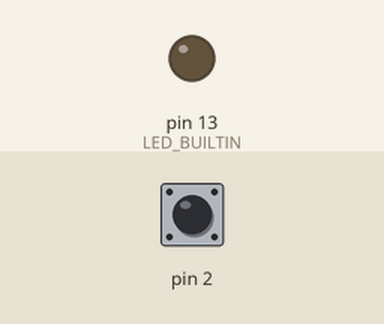
Simulated run of this sketch. Board: Arduino Uno, built with avr-gcc and run on an emulated ATmega328P. Shown: output pins drawn as LEDs (lit = HIGH). The inputs (shaded band) are chosen by the test bench; at power-on: pin 2 HIGH.

Above: at 1.2 s.
1.3 s: pin 2 pulled LOW for 0.15 s
At 1.37 s:
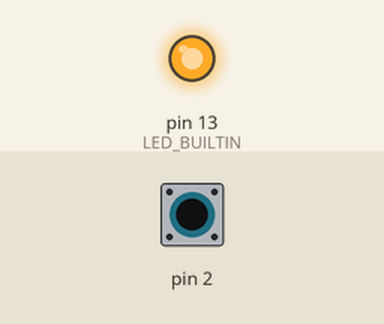
2.9 s: pin 2 pulled LOW for 3.2 s
At 6.7 s:
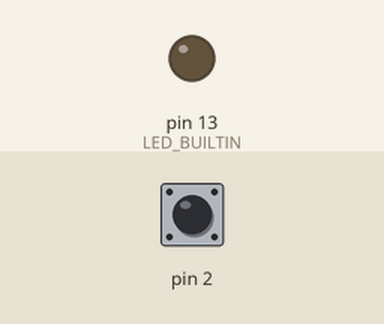
Timing chart, 0 to 8.2 s (numbered marks = the images above; inputs shaded):
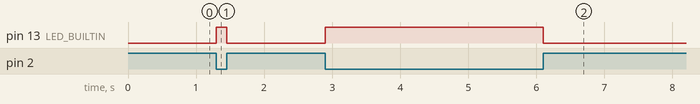

The sketch:

push_button_LED.ino
```cpp
void setup() {
  pinMode(2, INPUT_PULLUP);
  pinMode(13, OUTPUT);

}

void loop() {
  int sensorVal = digitalRead(2);
  if (sensorVal == HIGH) {
    digitalWrite(LED_BUILTIN, LOW);
  } else {
    digitalWrite(LED_BUILTIN, HIGH);
  }
}
```

Measured:
- after the input at 1.3 s, pin 13 (LED_BUILTIN): LOW → HIGH at once, → LOW 0.15 s later
- after the input at 2.9 s, pin 13 (LED_BUILTIN): LOW → HIGH at once, → LOW 3.2 s later
